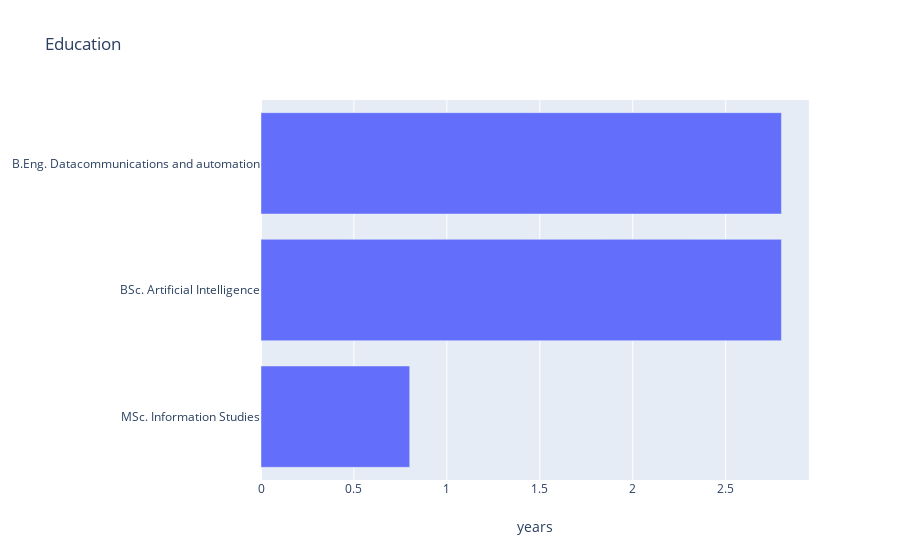

This figure's notebook cell:
### Markdown cell above
# What have i studied?

### Code cell
# process the data
education = log_data[log_data['type'] == 'education']\
    .sort_values(by='when', ascending=False)\
    .duration('until', 'when')\
    .drop(columns=['type', 'until', 'when'])

# generate a barchart
px.bar(education, 
    x="years", 
    y="what", 
    orientation='h',
    hover_data=["where"],
    height=400,
    title='Education'
)\
.update_yaxes(title_text=None)\
.show()

### Figure 1 — Plotly figure (JSON) as saved in the notebook; plotly's stock layout.template omitted (floating-point values rounded to 4 significant figures)
{"data": [{"alignmentgroup": "True", "customdata": [["Universiteit van Amsterdam, Amsterdam"], ["Universiteit van Amsterdam, Amsterdam"], ["Avans Hogeschool, Breda"]], "hoverlabel": {"namelength": 0}, "hovertemplate": "years=%{x}<br>what=%{y}<br>where=%{customdata[0]}", "legendgroup": "", "marker": {"color": "#636efa"}, "name": "", "offsetgroup": "", "orientation": "h", "showlegend": false, "textposition": "auto", "type": "bar", "x": [0.8, 2.8, 2.8], "xaxis": "x", "y": ["MSc. Information Studies", "BSc. Artificial Intelligence", "B.Eng. Datacommunications and automation"], "yaxis": "y"}], "layout": {"autosize": true, "barmode": "relative", "legend": {"tracegroupgap": 0}, "title": {"text": "Education"}, "xaxis": {"anchor": "y", "autorange": true, "domain": [0, 0.98], "range": [0, 2.947], "title": {"text": "years"}, "type": "linear"}, "yaxis": {"anchor": "x", "autorange": true, "domain": [0, 1], "range": [-0.5, 2.5], "title": {}, "type": "category"}}}
